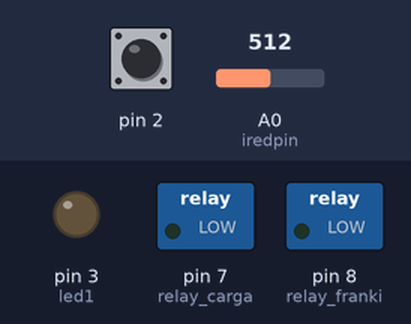
Bench run of a sketch on a simulated Arduino Uno, built with avr-gcc and run on an emulated ATmega328P. On the bench: switched loads named in the sketch (green lamp = pin HIGH), output pins drawn as LEDs (lit = HIGH). Dashed ring = blinking. The test bench sets the inputs (shaded band); at power-on: pin 2 HIGH, A0 (iredpin) = 512. No radio packets arrive unless stated; what the sketch prints to the serial monitor is not drawn.

Above: at 1.2 s.
1.3 s: pin 2 pulsed LOW 2 times (0.12 s each, 0.3 s apart)
At 2.8 s:
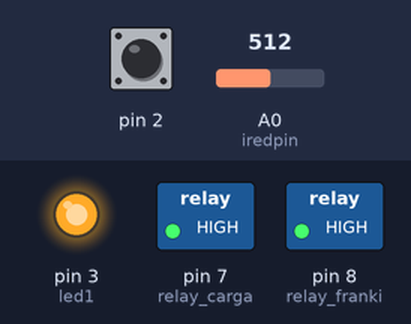
4.9 s: pin 2 driven LOW
At 6.2 s:
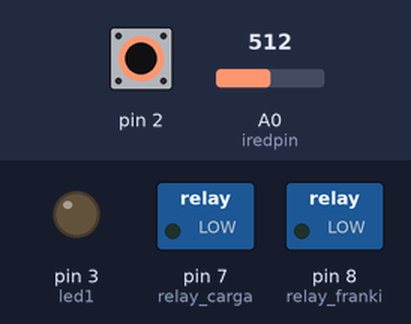
7.9 s: pin 2 pulsed HIGH 5 times (0.12 s each, 0.3 s apart)
At 9.5 s:
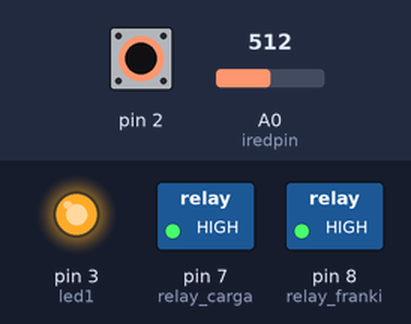
Timing chart, 0 to 70.9 s (numbered marks = the images above; inputs shaded):
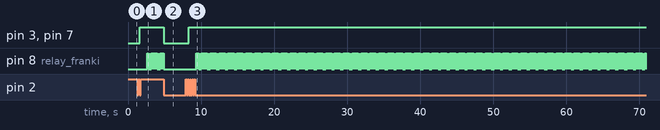

Measured:
- after the input at 1.3 s, pin 3 (led1), pin 7 (relay_carga): LOW → HIGH after 0.33 s; pin 8 (relay_franki): alternates HIGH for 0.02 s and LOW for 0.01 s, starting after 1.3 s
- after the input at 4.9 s, pin 3 (led1), pin 7 (relay_carga): HIGH → LOW at once; pin 8 (relay_franki): goes on until 4.9 s, then stays LOW
- after the input at 7.9 s, pin 3 (led1), pin 7 (relay_carga): LOW → HIGH after 0.44 s; pin 8 (relay_franki): alternates HIGH for 0.02 s and LOW for 0.01 s, starting after 1.5 s

The sketch:

bicigenerador.ino
```cpp
/*

OBSERVACIONES

Aun hace falta incluir los 2 leds extra que indican velocidad
baja o velocidad alta, no los vi en el circito

Esta biblioteca utiliza para mandar los datos el ISR, asi que
hay que verificar que no se traslapen las Interrupciones.
Si nada funciona esa puede ser la explicacion. Se sugiere
mandar los datos via serial a travez del pin 4 en caso
de que la comunicacion rf sea analogca. En caso de ser digital
se sugiere cambiar la definicion de la interrupcion que calcula
la velocidad.

Al el programa del frankitropo se manda el tiempo que hay
entre cada interrupcion provocada por el iman dado el radio.
De necesitar la distacia  se puede calcular como en el
programa anterior y hacer un map para mandar el dato al
frankitropo, pero se recomienda que este calculo se haga
en el franquitropo

Verificar la conversion de datos en ambos programas, en el
anterior se mandan datos float a una variable tipo uint8_f,
mientras que en este se manda una unsigned long. Dado que el
tiempo entre deteccion de cada iman es un numero menor a 100 la
transmision deberia hacerse correctamente o en su defecto ajustar para
mandar el primer nible.

si el numero mandado (vel_time) es muy corto o se considera que
tiene baja resolucion, se puede modificar cada una de las
funciones millis () por micros () con la diferencia de que
twentysecs debe reasignarse a 20 000 000 en lugar de 20 000 y
de que sera necesario mandar el primer byte para la conversion
de datos

*/

//Bibliotecas
#include <VirtualWire.h>

//Pines. Constantes
const int iredpin = A0;//Sensor de presencia
const int led1 = 3;//Led indicador de funcionamiento
const int led2 = 5;
const int led3 = 6;
const int relay_carga = 7;//relevador de carga de bateria
const int relay_franki = 8;//Relevador de activacion del frankitropo
const int tx = 4;//Pin de transmision

//Valores. Constantes
const int too_close = 100;//Si se sienta muy cerca
const int too_far = 900;//Si se sienta muy lejos
const unsigned long vel = 700;//tiempo entre interrupciones
const unsigned long twentysecs = 1000;//20 segundos para prender franki

//Timers-RAM
volatile unsigned long vel_time = 1000;
volatile unsigned long vel_time_c = 0;
volatile unsigned long veinte = 0;
volatile unsigned long veinte_off = 0;

//Banderas-RAM
volatile byte waiter = false;//Indica si estamos contando
volatile byte franki = false;//indica si el frankitropo esta encendido

//Datos
int someone = 0;//Indica si hay alguien, inicialmente no hay nadie, debe ser int para enviarse uint8_t
char msg[2] = {0,0};

void setup ()
{
  //Inicia comunicacion serial
  Serial.begin (19200);//debug

  Serial.println ("Inicializando Bicigenerador!");//debug

  //Pinout
  pinMode(led1, OUTPUT);
  pinMode(relay_carga, OUTPUT);
  pinMode(relay_franki, OUTPUT);
  //Interrupciones
  attachInterrupt (0, velocidad, FALLING);
  //condiciones iniciales
  digitalWrite (led1, LOW);
  digitalWrite (relay_carga, LOW);
  digitalWrite (relay_franki, LOW);
  //Se incializa la transmision IMPORTANTE: SE USAN INTERRUPCIONES, VERIFICAR TRASLAPO DE PINES
  vw_set_tx_pin (tx);
  vw_setup(2000);
  //Se inicia el marcador de tiempo
  millis();
}

void loop ()
{
  //Primera condicion, que haya alguien sentado
  int sensor_ired = analogRead (iredpin);//verificar lo que hay en el sensor

 if (sensor_ired >= too_close && sensor_ired <= too_far)//Verificamos que este cerca
  if(vel_time < 800) //reemplazo del sensor de presencia
  {
    someone = 1;//indicamos que hay alguien

    //Serial.println("Se ha detectado a alguien");//debug

    //Si la velocidad es buena iniciar la carga y esperar 20 segundos para alimentar el franki
    if (vel_time <= vel)//Si hay buena velocidad
    {

      Serial.println("Buena Velocidad!! ");

      //Secuencia de encendido del frankitropo, 20segundos
      if (waiter == false)//Si la velocidad no era suficiente iniciar la cuenta de encendido del frankitropo
      {
        Serial.println("encendiendo primer relay");

        //Activar secuencia de carga de bateria
        digitalWrite (led1, HIGH);//Encender led
        digitalWrite (relay_carga, HIGH);//Activar carga de bateria
        veinte = millis ();//Inicia cuenta de encendido
        waiter = true;//Activar cuenta solo una vez
      }

      if (millis () - veinte >= twentysecs)//Solo si se ha superado la cuenta
      {
        digitalWrite(led3, HIGH);
        digitalWrite (relay_franki, HIGH);//Se activa el frankitropo
        Serial.println("ya se debio haber prendido el segundo rele");
        franki = true;
      } else {
        //Esperar
        Serial.print("Esperando 20:  ");
        Serial.println( millis() -veinte);
      }
    }
    else//Si la velocidad no es buena
    {
      Serial.println("Velocidad no es Buena, apaga relays");

      Serial.print("Velocidad ");  //debug
      Serial.println(vel_time);

      //Detener secuencia de carga de bateria
      digitalWrite (led1, LOW);//Se apaga el led
      digitalWrite (led2, LOW);
      digitalWrite (relay_carga, LOW);//Se apaga el relay de carga
      //Secuencia de apagagado del frankitropo, 20 segundos
      if (waiter == true)//Si la velocidad era suficiente iniciar, la cuenta de apagado del frankitropo
      {
        waiter = false;//Activar la cuenta solo una vez
        veinte_off = millis ();//Iniciar la cuenta de apagado
      }
      vel_time = 1000;

      //Espera colocada fuera del if de presencia para asegurar apagado
    }
  }
  else//si nadie se sienta en el bicigenerador
  {

    Serial.println("Bicigenerador vacio");//debug

    //Si habia alguien, apagar todos los sistemas
    if (someone == 1)//Evitamos escribir a cada rato
    {
      someone = 0;//Indicar que no hay nadie sentado
      waiter = false;//Desactivar contador para frankitropo
      digitalWrite (led1, LOW);//Apagar led 1 por si estaba encendido
      digitalWrite (led3, LOW);
      digitalWrite (relay_carga, LOW);//Detener la carga de la bateria
/*
      //Esta exepcion es una propuesta para corregir mal funcionamiento
      //provocado por si se bajan del bicigenerador muy rapido o por si
      //deja de detectar a la persona mientras la velocidad es optima
      if (waiter == true);
      {
        veinte_off = millis ();
      }
*/
    }
  }
  //Espera de apagado
  if (millis () - veinte_off >= twentysecs && franki == true)
  {
    digitalWrite (relay_franki, LOW);//Apagar frankitropo
    franki = false;//Bandera de frankitropo apagado
  }
  //envia los datos inalambricamente
  msg[0] = someone;//Se define lo que se va a mandar
  msg[1] = vel_time;//Se define lo que se va a mandar
  //vw_send((uint8_t *)msg, strlen(msg));//Error de conversion en el ejemplo vw_send((uint8_t *)msg, strlen(msg));
  //vw_wait_tx();//Esperar que se mande el mensaje*/
  //delay (200);
}

//Definir la velocidad
void velocidad ()
{
  vel_time = millis () - vel_time_c;//Se define por el tiempo entre cada interrupcion
  vel_time_c = millis ();
}
```
